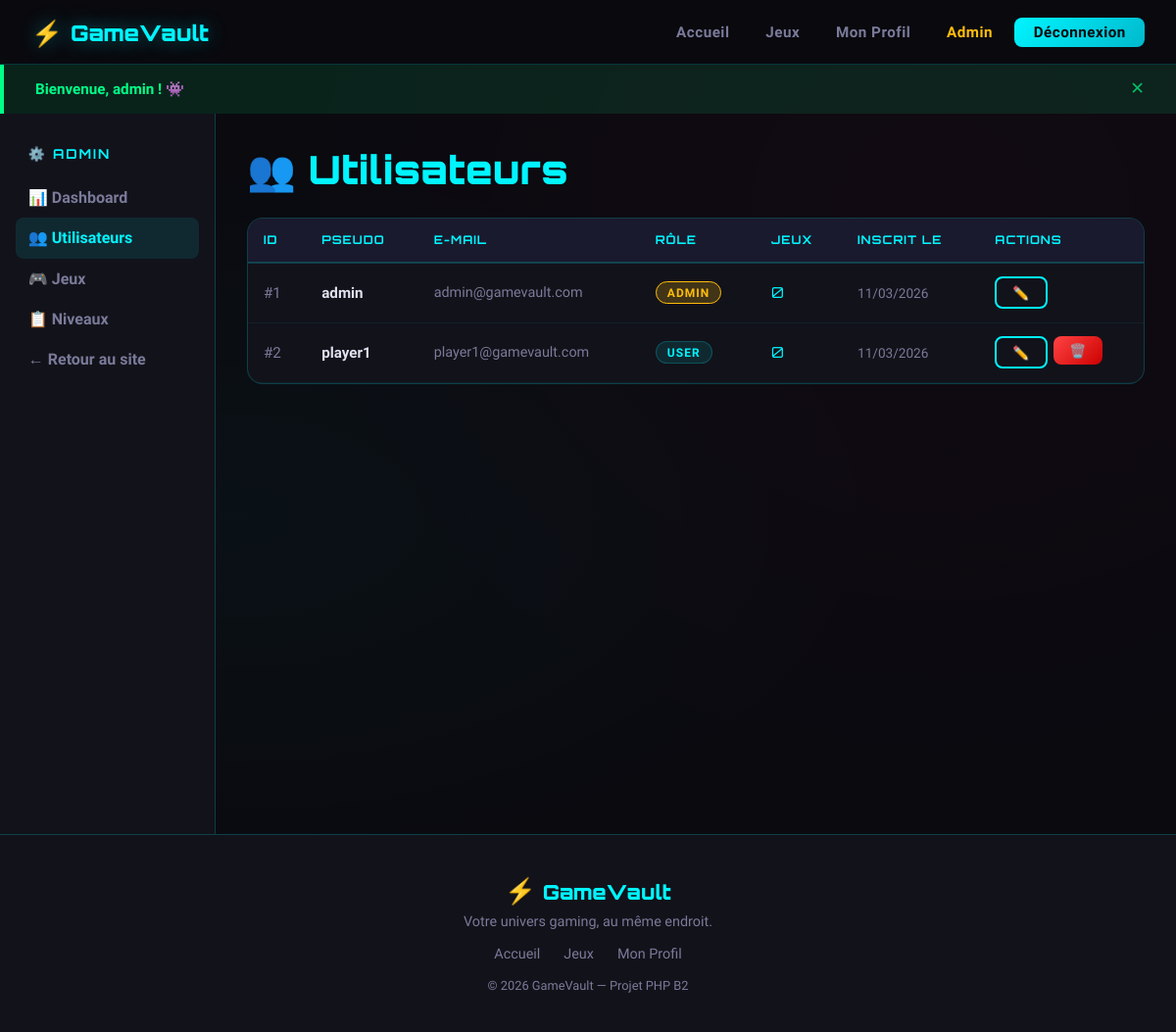
The page /admin/users.php (signed in) on the database its author committed.
### tables this page shows
CREATE TABLE IF NOT EXISTS users (
    id INT AUTO_INCREMENT PRIMARY KEY,
    username VARCHAR(50) NOT NULL UNIQUE,
    email VARCHAR(100) NOT NULL UNIQUE,
    password VARCHAR(255) NOT NULL,
    role ENUM('user', 'admin') DEFAULT 'user',
    avatar VARCHAR(255) DEFAULT NULL,
    bio TEXT DEFAULT NULL,
    created_at DATETIME DEFAULT CURRENT_TIMESTAMP,
    updated_at DATETIME DEFAULT CURRENT_TIMESTAMP ON UPDATE CURRENT_TIMESTAMP
);

### includes/config.php (called while the page is built, shortened)
<?php
function e(string $str): string {
    return htmlspecialchars($str, ENT_QUOTES, 'UTF-8');
}

### admin/users.php (the view, shortened to what this page needs)
<?php
require_once __DIR__ . '/../includes/config.php';
$db = getDB();
$users = $db->query("SELECT u.*, COUNT(ug.id) as games_count FROM users u LEFT JOIN user_games ug ON ug.user_id = u.id GROUP BY u.id ORDER BY u.created_at DESC")->fetchAll();
include '../includes/header.php';
?>
<div class="admin-layout">
    <?php include 'sidebar.php'; ?>
    <div class="admin-content">
        <div class="flex-between mb-3">
            <h1 style="font-family:'Orbitron',monospace;color:var(--primary)">👥 Utilisateurs</h1>
        </div>
        <div class="card" style="padding:0;overflow:hidden">
            <table>
                <thead>
                    <tr><th>ID</th><th>Pseudo</th><th>E-mail</th><th>Rôle</th><th>Jeux</th><th>Inscrit le</th><th>Actions</th></tr>
                </thead>
                <tbody>
                <?php foreach ($users as $u): ?>
                <tr>
                    <td style="color:var(--text-muted)">#<?= $u['id'] ?></td>
                    <td><strong><?= e($u['username']) ?></strong></td>
                    <td style="color:var(--text-muted);font-size:0.9rem"><?= e($u['email']) ?></td>
                    <td><span class="badge badge-<?= $u['role'] ?>"><?= $u['role'] ?></span></td>
                    <td style="font-family:'Orbitron',monospace;color:var(--primary)"><?= $u['games_count'] ?></td>
                    <td style="color:var(--text-muted);font-size:0.85rem"><?= date('d/m/Y', strtotime($u['created_at'])) ?></td>
                    <td>
                        <div style="display:flex;gap:0.4rem">
                            <a href="?action=edit&id=<?= $u['id'] ?>" class="btn btn-sm btn-secondary">✏️</a>
                            <?php if ($u['id'] !== $_SESSION['user_id']): ?>
                            <form method="POST" style="display:inline">
                                <button type="submit" class="btn btn-sm btn-danger"
                                        data-confirm="Supprimer l'utilisateur <?= e($u['username']) ?> ?">🗑️</button>
                            </form>
                            <?php endif; ?>
                        </div>
                    </td>
                </tr>
                <?php endforeach; ?>
                </tbody>
            </table>
        </div>
    </div>
</div>
<?php include '../includes/footer.php'; ?>

### css/style.css (style rules this page uses)
:root { --primary: #00f5ff; --primary-dark: #00b8cc; --secondary: #ff006e; --accent: #ffbe0b; --bg-dark: #0a0a0f; --bg-card: #12121a; --bg-card2: #1a1a2e; --border: rgba(0, 245, 255, 0.2); --text: #e0e0f0; --text-muted: #7a7a9a; --success: #00ff88; --warning: #ffbe0b; --error: #ff4444; --glow: 0 0 20px rgba(0, 245, 255, 0.4); --glow-red: 0 0 20px rgba(255, 0, 110, 0.4); --radius: 8px; --radius-lg: 16px; --transition: all 0.3s ease; }
* { margin: 0; padding: 0; box-sizing: border-box; }
body { font-family: 'Rajdhani', 'Segoe UI', sans-serif; background-color: var(--bg-dark); color: var(--text); min-height: 100vh; display: flex; flex-direction: column; background-image: radial-gradient(ellipse at 20% 50%, rgba(0, 245, 255, 0.03) 0%, transparent 50%), radial-gradient(ellipse at 80% 20%, rgba(255, 0, 110, 0.03) 0%, transparent 50%); }
h1, h2, h3, .logo-text { font-family: 'Orbitron', monospace; }
h1 { font-size: 2.5rem; font-weight: 900; }
a { color: var(--primary); text-decoration: none; transition: var(--transition); }
.btn { display: inline-flex; align-items: center; gap: 0.5rem; padding: 0.75rem 1.8rem; border-radius: var(--radius); font-weight: 700; font-size: 1rem; cursor: pointer; border: none; transition: var(--transition); text-decoration: none; letter-spacing: 0.5px; font-family: 'Rajdhani', sans-serif; }
.btn-secondary { background: transparent; color: var(--primary); border: 2px solid var(--primary); }
.btn-danger { background: linear-gradient(135deg, #ff4444, #cc0000); color: white; }
.btn-sm { padding: 0.4rem 1rem; font-size: 0.85rem; }
.card { background: var(--bg-card); border: 1px solid var(--border); border-radius: var(--radius-lg); padding: 1.5rem; transition: var(--transition); }
.badge { display: inline-block; padding: 0.2rem 0.7rem; border-radius: 50px; font-size: 0.75rem; font-weight: 700; text-transform: uppercase; letter-spacing: 1px; }
.badge-admin { background: rgba(255, 190, 11, 0.2); color: var(--accent); border: 1px solid var(--accent); }
.badge-user { background: rgba(0, 245, 255, 0.1); color: var(--primary); border: 1px solid var(--border); }
.admin-layout { display: grid; grid-template-columns: 220px 1fr; min-height: calc(100vh - 65px); }
.admin-content { padding: 2rem; }
table { width: 100%; border-collapse: collapse; font-size: 0.95rem; }
thead th { background: var(--bg-card2); color: var(--primary); font-family: 'Orbitron', monospace; font-size: 0.75rem; letter-spacing: 1px; text-transform: uppercase; padding: 0.9rem 1rem; text-align: left; border-bottom: 2px solid var(--border); }
tbody td { padding: 0.85rem 1rem; border-bottom: 1px solid rgba(0, 245, 255, 0.06); color: var(--text); }
.mb-3 { margin-bottom: 1.5rem; }
.flex-between { display: flex; justify-content: space-between; align-items: center; }

### rows shown on the page
users: id "1", username "admin", email "admin@gamevault.com", role "ADMIN", games_count "0", created_at "11/03/2026"
users: id "2", username "player1", email "player1@gamevault.com", role "USER", games_count "0", created_at "11/03/2026"

### other values the page prints
SITE_NAME "GameVault"
$flash['message'] "Bienvenue, admin ! 👾"
